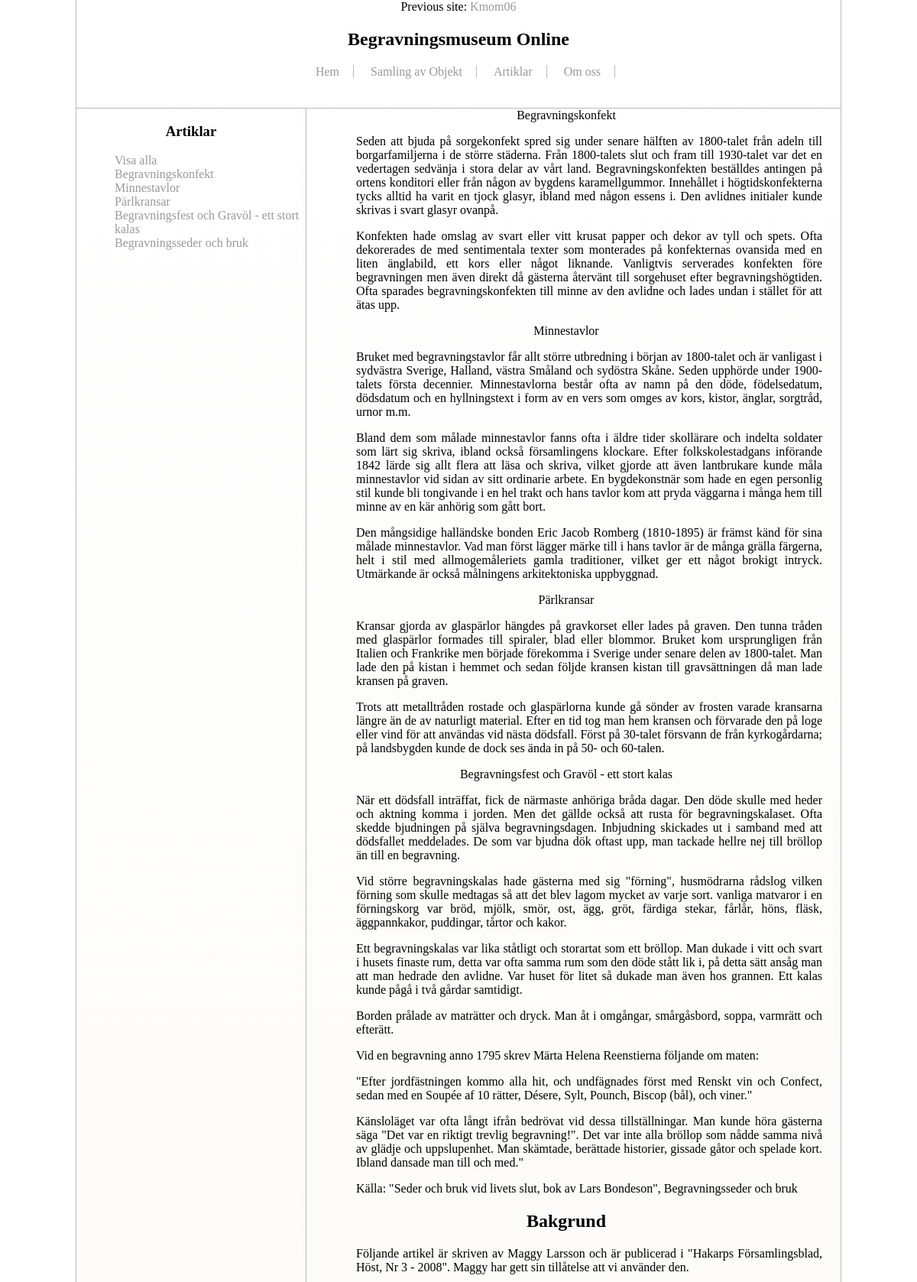
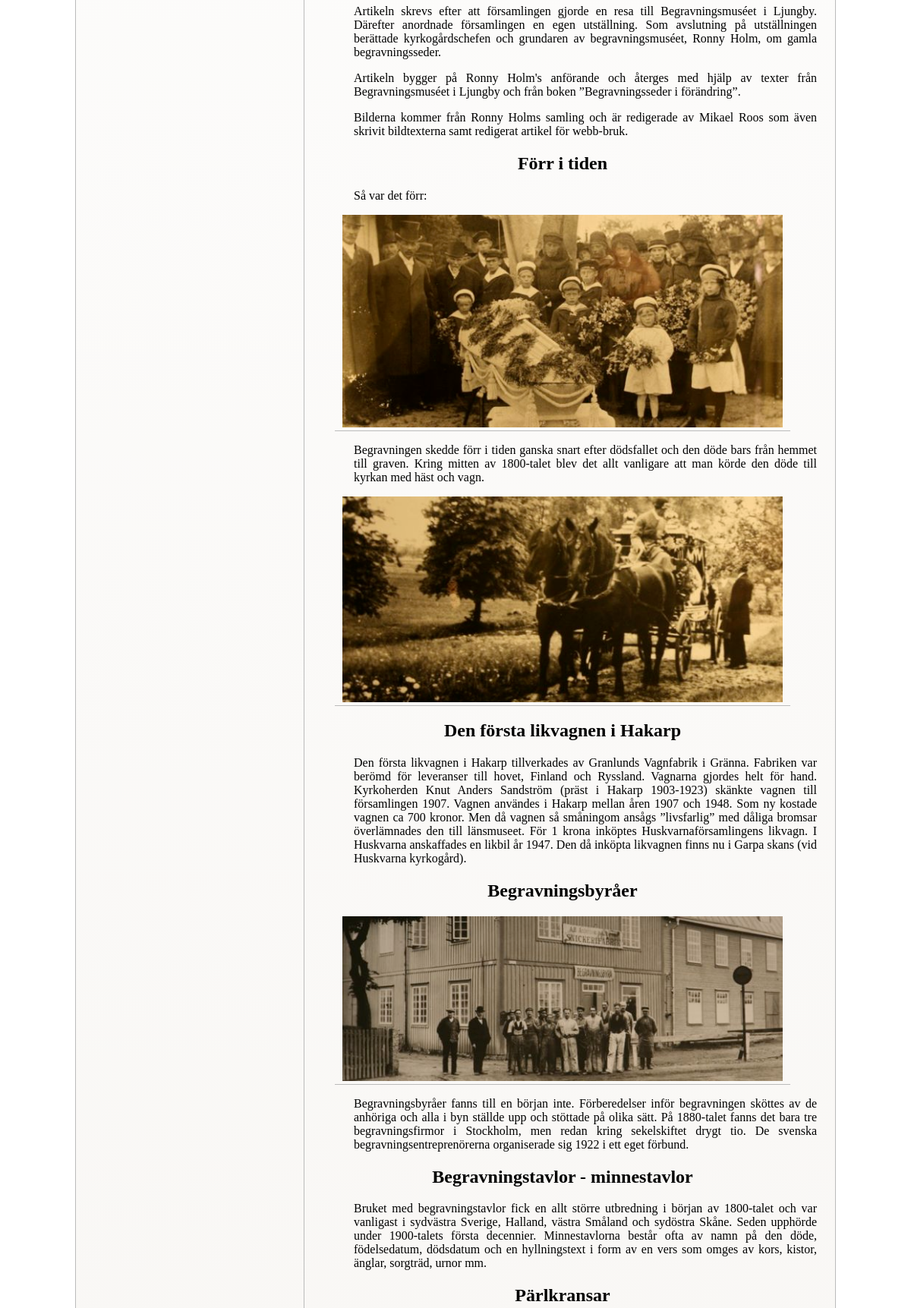
The app's page /articles.php (upper part) with its own data (2 pictures, top to bottom).
### tables this page shows
CREATE TABLE "Article" ("id" INTEGER PRIMARY KEY  AUTOINCREMENT  NOT NULL  UNIQUE , "category" TEXT, "title" TEXT, "content" TEXT, "author" TEXT, "pubdate" DATETIME NOT NULL  DEFAULT CURRENT_DATE);

### articles.php (the view, shortened to what this page needs)
<?php
	$path = dirname(__FILE__);
	$dbPath = dirname(__FILE__)."/included/Project/data/bmo.sqlite";
	$db = new PDO("sqlite:$dbPath");
	$stmt = $db->prepare('SELECT title FROM Article WHERE category = "article";');
  	$stmt->execute();
  	$res = $stmt->fetchAll(PDO::FETCH_ASSOC);
	$categories = "<nav id='aside'>";
	$categories .= "<a href=articles.php>Visa alla</a><br />";
	foreach ($res as $cat) {
		if($cat['title']=="Begravningsseder och bruk") {
			$categories .= "<a href='articles.php?p=Begravningsseder'>{$cat['title']}</a><br />";
		}
		else if($cat['title']=="Begravningsfest och Gravöl - ett stort kalas") {
			$categories .= "<a href='articles.php?p=Begravningsfest'>{$cat['title']}</a><br />";
		}
		else {
			$categories .= "<a href='articles.php?p={$cat['title']}'>{$cat['title']}</a><br />";
		}
	}
	$categories .= "</nav>";
	if(isset($_GET['p'])){
		if ($_GET['p'] == 'Begravningsseder') {
			$category [] = 'Begravningsseder och bruk';
		}
		else if($_GET['p'] == 'Begravningsfest'){
			$category [] = 'Begravningsfest och Gravöl - ett stort kalas';
		}
		else {
			$category [] = $_GET['p'];
		}
		$stmt = $db->prepare('SELECT * FROM Article WHERE title = ? AND category = "article";');
		$stmt->execute($category);
	}
	else{
		$stmt = $db->prepare('SELECT * FROM Article WHERE category = "article";');
		$stmt->execute();
	}
  	$res = $stmt->fetchAll(PDO::FETCH_ASSOC);
	$html = "";
	foreach ($res as $article) {
		$html .= $article['title'];
		$html .= $article['content'];
 	}
	include("included/headerProject.php");
	 ?>
	<div id="left">
		<?php include $path.'/included/Project/collectionObject/aside.php'; ?>
	</div>
	<div id="right">
		<?php echo $html; ?>
	</div>
<?php include("included/footerProject.php") ?>

### css/projectBase.css (style rules this page uses)
html { background: #FFFFFF; position: relative; overflow-y: scroll; }
body { background: #ffffff; background: -moz-linear-gradient(top, #ffffff 0%, #f0ece6 100%); background: -webkit-gradient(linear, left top, left bottom, color-stop(0%,#ffffff), color-stop(100%,#f0ece6)); background: -webkit-linear-gradient(top, #ffffff 0%,#f0ece6 100%); background: -o-linear-gradient(top, #ffffff 0%,#f0ece6 100%); background: -ms-linear-gradient(top, #ffffff 0%,#f0ece6 100%); background: linear-gradient(to bottom, #ffffff 0%,#f0ece6 100%); margin: 0pt auto; width: 1000px; border-left: 1px solid #BBBBBB; border-right: 1px solid #BBBBBB; text-align: center; -webkit-border-bottom-right-radius: 10px; -webkit-border-bottom-left-radius: 10px; -moz-border-radius-bottomright: 10px; -moz-border-radius-bottomleft: 10px; border-bottom-right-radius: 10px; border-bottom-left-radius: 10px; }
div { display: block; }
a { text-decoration: none; color: #999999; }
p { text-align: justify; display: block; margin-left: 5px; margin-right: 5px; }
#left { float: left; width: 300px; clear: none; }
#right { float: left; width: 680px; border-left: 1px solid #BBBBBB; min-height: 500px; }
#right p { margin-left: 65px; }
#aside { padding-left: 50px; text-align: left; }
figure { border-bottom: solid 1px #BBBBBB; }

### records on screen
article: title "Begravningskonfekt"
article: title "Minnestavlor"
article: title "Pärlkransar"
article: title "Begravningsfest och Gravöl - ett stort kalas"
article: title "Begravningsseder och bruk"

### other values on screen
$pageId "Artiklar"
